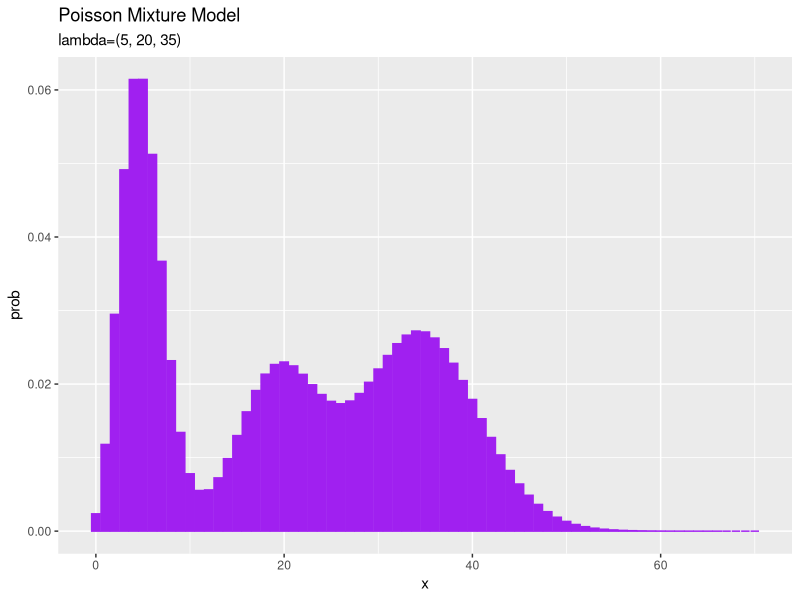
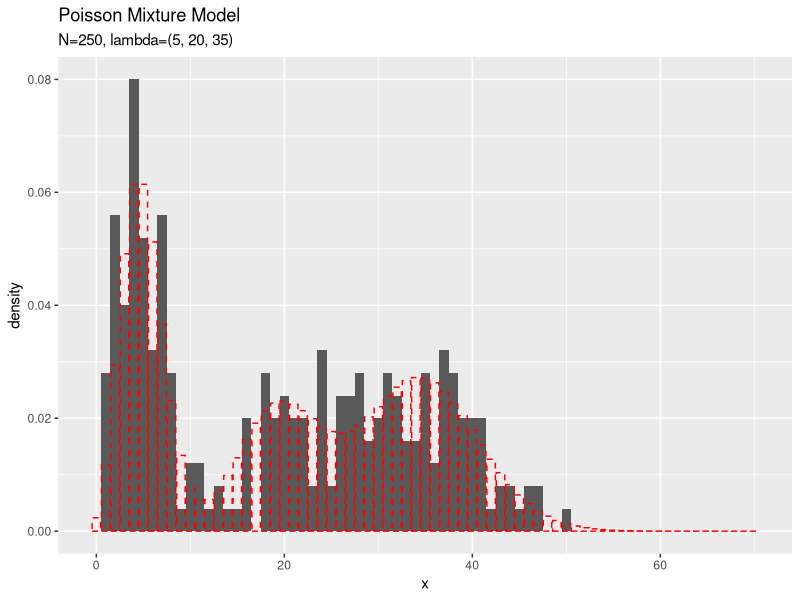
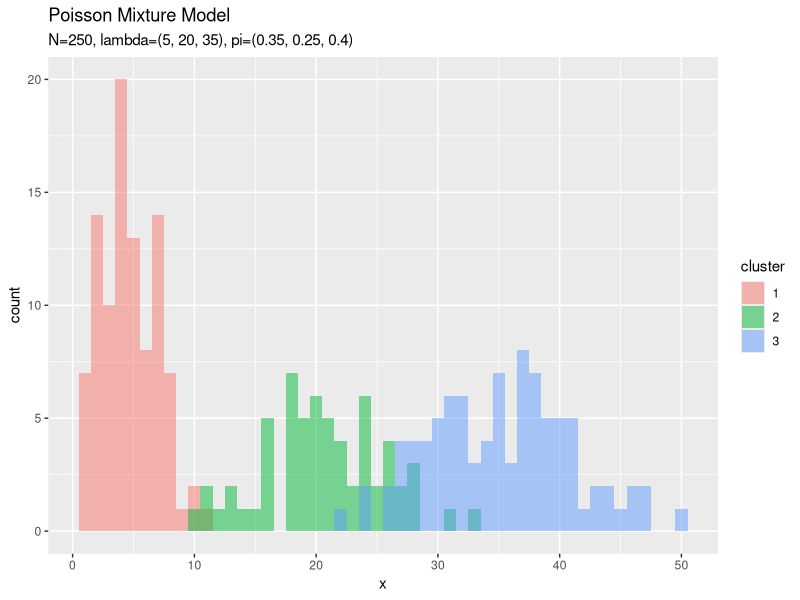
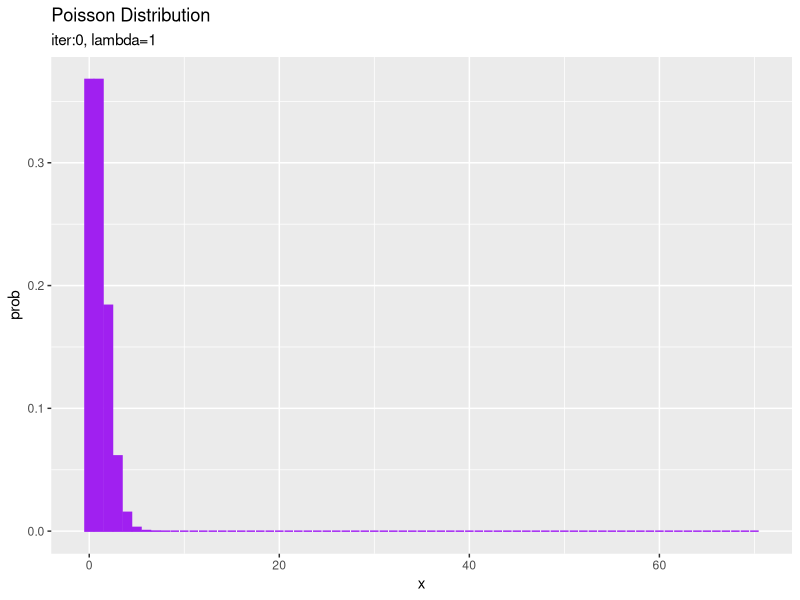
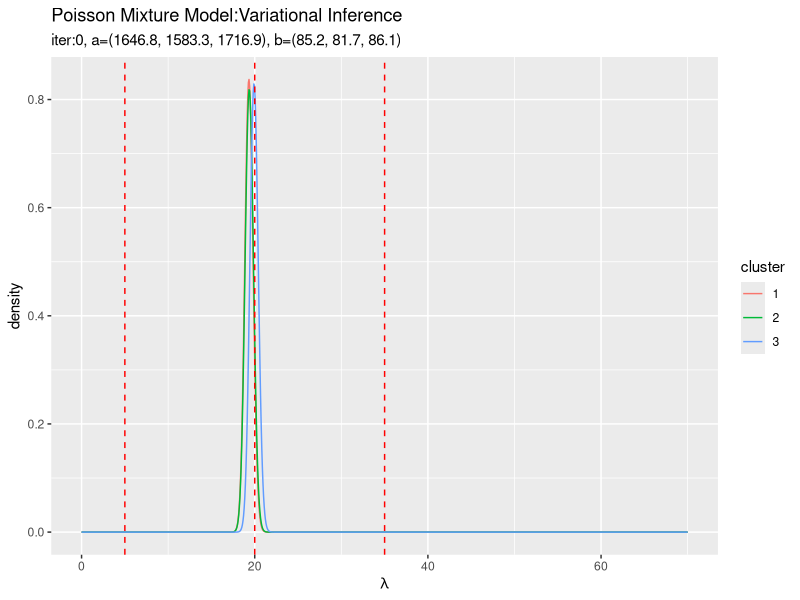
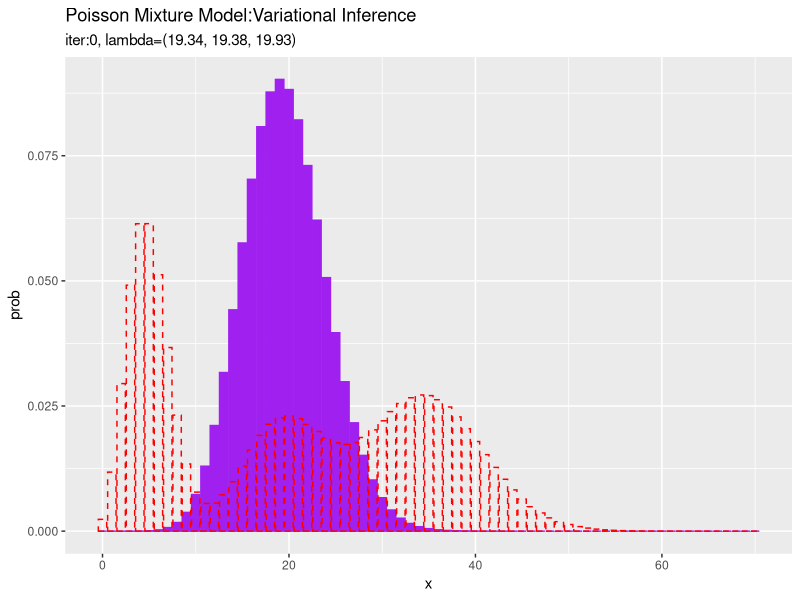
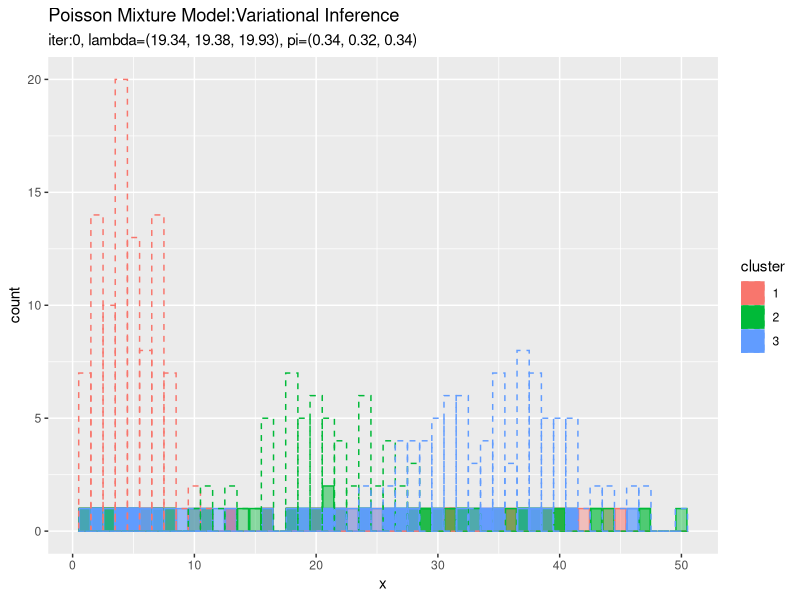
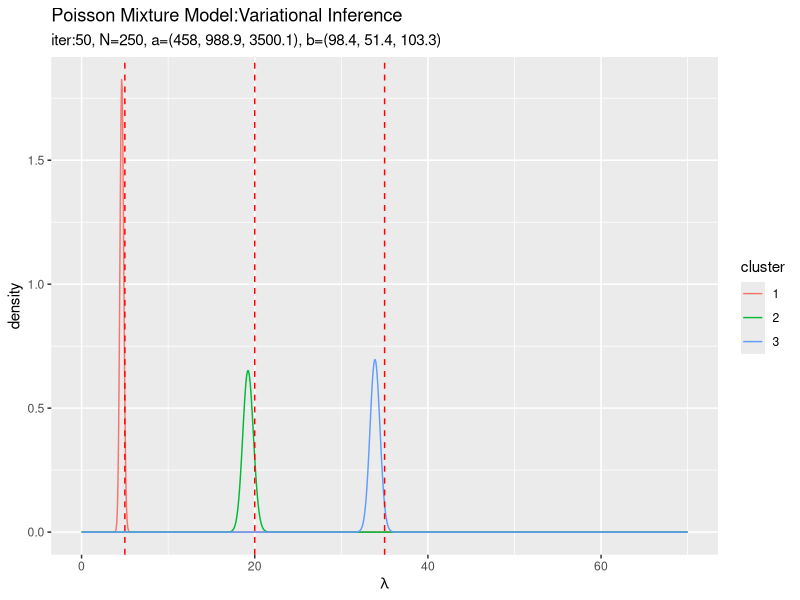

Write the R code that produced these figures, in order.

# 4.3.3 ポアソン混合モデルにおける推論：変分推論 -------------------------------------------------

# 4.4.3項で利用するパッケージ
library(tidyverse)
library(gganimate)


### 観測モデル(ポアソン混合分布)の設定 -----

# 真のパラメータを指定
lambda_truth_k <- c(5, 20, 35)

# 真の混合比率を指定
pi_truth_k <- c(0.35, 0.25, 0.4)

# クラスタ数を取得
K <- length(lambda_truth_k)


# 作図用のxの点を作成
x_vec <- seq(0, 2 * max(lambda_truth_k))

# 観測モデルを計算
model_prob <- 0
for(k in 1:K) {
  # クラスタkの分布の確率を計算
  tmp_prob <- dpois(x = x_vec, lambda_truth_k[k])
  
  # K個の分布の加重平均を計算
  model_prob <- model_prob + tmp_prob * pi_truth_k[k]
}

# 観測モデルをデータフレームに格納
model_df <- tibble(
  x = x_vec, 
  prob = model_prob
)

# 観測モデルを作図
ggplot(model_df, aes(x = x, y = prob)) + 
  geom_bar(stat = "identity", position = "dodge", 
           fill = "purple", color = "purple") + # 真の分布
  labs(title = "Poisson Mixture Model", 
       subtitle = paste0("lambda=(", paste0(lambda_truth_k, collapse = ", "), ")"))


### 観測データの生成 -----

# (観測)データ数を指定
N <- 250

# クラスタを生成
s_truth_nk <- rmultinom(n =  N, size = 1, prob = pi_truth_k) %>% 
  t()

# クラスタ番号を抽出
s_truth_n <- which(t(s_truth_nk) == 1, arr.ind = TRUE) %>% 
  .[, "row"]

# (観測)データを生成
x_n <- rpois(n = N, lambda = apply(lambda_truth_k^t(s_truth_nk), 2, prod))
x_n <- rpois(n = N, lambda = lambda_truth_k[s_truth_n])

# 観測データを確認
summary(x_n)


# 観測データをデータフレームに格納
x_df <- tibble(
  x_n = x_n, 
  cluster = as.factor(s_truth_n)
)

# 観測データのヒストグラムを作成
ggplot() + 
  geom_histogram(data = x_df, aes(x = x_n, y = ..density..), binwidth = 1) + # 観測データ
  geom_bar(data = model_df, aes(x = x, y = prob), stat = "identity", position = "dodge", 
           alpha = 0, color = "red", linetype = "dashed") + # 真の分布
  labs(title = "Poisson Mixture Model", 
       subtitle = paste0("N=", N, ", lambda=(", paste0(lambda_truth_k, collapse = ", "), ")"), 
       x = "x")

# クラスタのヒストグラムを作成
ggplot() + 
  geom_histogram(data = x_df, aes(x = x_n, fill = cluster), binwidth = 1, 
                 position = "identity", alpha = 0.5) + # クラスタ
  labs(title = "Poisson Mixture Model", 
       subtitle = paste0("N=", N, 
                         ", lambda=(", paste0(lambda_truth_k, collapse = ", "), ")", 
                         ", pi=(", paste0(pi_truth_k, collapse = ", "), ")"), 
       x = "x")


### 事前分布(ガンマ分布とディリクレ分布)の設定 -----

# lambdaの事前分布のパラメータを指定
a <- 1
b <- 1

# piの事前分布のパラメータを指定
alpha_k <- rep(2, K)


# 事前分布の平均による分布をデータフレームに格納
E_prior_df <- tibble(
  x = x_vec, 
  prob = dpois(x = x_vec, a / b)
)

# 事前分布の平均による分布を作図
ggplot(E_prior_df, aes(x = x, y = prob)) + 
  geom_bar(stat = "identity", position = "dodge", 
           fill = "purple", color = "purple") + # 初期値による分布
  labs(title = "Poisson Distribution", 
       subtitle = paste0("iter:", 0, ", lambda=", round(a / b, 2)))


### 初期値の設定 -----

# クラスタの事後分布の期待値の初期値を生成
E_s_nk <- seq(0, 1, by = 0.01) %>% 
  sample(size = N * K, replace = TRUE) %>% 
  matrix(nrow = N, ncol = K)
E_s_nk <- E_s_nk / rowSums(E_s_nk) # 正規化

# 初期化によるlambdaの事後分布のパラメータを計算:式(4.55)
a_hat_k <- colSums(E_s_nk * x_n) + a
b_hat_k <- colSums(E_s_nk) + b

# 初期値によるpiのパラメータを計算:式(4.58)
alpha_hat_k <- colSums(E_s_nk) + alpha_k


# 初期値によるlambdaの近似事後分布をデータフレームに格納
init_lambda_df <- tibble()
for(k in 1:K) {
  # クラスタkの事後分布を計算
  tmp_init_df <- tibble(
    lambda = seq(0, 2 * max(lambda_truth_k), length.out = 1000), # 作図用のlambdaの点
    density = dgamma(x = lambda, shape = a_hat_k[k], rate = b_hat_k[k]), 
    cluster = as.factor(k)
  )
  
  # 結果を結合
  init_lambda_df <- rbind(init_lambda_df, tmp_init_df)
}

# 初期値によるlambdaの近似事後分布を作図
ggplot(init_lambda_df, aes(x = lambda, y = density, color = cluster)) + 
  geom_line() + # 初期値による事後分布
  geom_vline(xintercept = lambda_truth_k, color = "red", linetype = "dashed") + # 真の値
  labs(title = "Poisson Mixture Model:Variational Inference", 
       subtitle = paste0("iter:", 0, 
                         ", a=(", paste0(round(a_hat_k, 1), collapse = ", "), ")", 
                         ", b=(", paste0(round(b_hat_k, 1), collapse = ", "), ")"), 
       x = expression(lambda))


# 初期値による混合分布を計算
init_prob <- 0
for(k in 1:K) {
  # クラスタkの分布の確率を計算
  tmp_prob <- dpois(x = x_vec, a_hat_k[k] / b_hat_k[k])
  
  # K個の分布の加重平均を計算
  init_prob <- init_prob + tmp_prob * alpha_hat_k[k] / sum(alpha_hat_k)
}

# 初期値による分布をデータフレームに格納
init_df <- tibble(
  x = x_vec, 
  prob = init_prob
)

# 初期値による分布を作図
ggplot() + 
  geom_bar(data = init_df, aes(x = x, y = prob), stat = "identity", position = "dodge", 
           fill = "purple", color = "purple") + # 初期値による分布
  geom_bar(data = model_df, aes(x = x, y = prob), stat = "identity", position = "dodge", 
           alpha = 0, color = "red", linetype = "dashed") + # 真の分布
  labs(title = "Poisson Mixture Model:Variational Inference", 
       subtitle = paste0("iter:", 0, 
                         ", lambda=(", paste0(round(a_hat_k / b_hat_k, 2), collapse = ", "), ")"))


# クラスタの初期値をデータフレームに格納
cluster_df <- tibble(
  x = x_n, 
  cluster = max.col(E_s_nk) %>% 
    as.factor(), 
  prob = E_s_nk[cbind(1:N, max.col(E_s_nk))]
) %>% 
  dplyr::group_by(x, cluster, prob) %>% 
  dplyr::summarise(count = dplyr::n())

# クラスタの初期値のヒストグラムを作成
ggplot() + 
  geom_bar(data = cluster_df, aes(x = x, y = count, fill = cluster, color = cluster), stat = "identity", position = "identity", 
           alpha = cluster_df[["prob"]]) + # クラスタの初期値
  geom_histogram(data = x_df, aes(x = x_n, color = cluster), binwidth = 1, position = "identity",
                 alpha = 0, linetype = "dashed") + # 真のクラスタ
  labs(title = "Poisson Mixture Model:Variational Inference", 
       subtitle = paste0("iter:", 0, 
                         ", lambda=(", paste0(round(a_hat_k / b_hat_k, 2), collapse = ", "), ")", 
                         ", pi=(", paste0(round(alpha_hat_k / sum(alpha_hat_k), 2), collapse = ", "), ")"), 
       x = "x")


### 推論処理 -----

# 試行回数を指定
MaxIter <- 50

# 変数を作成
eta_nk <- matrix(0, nrow = N, ncol = K)

# 推移の確認用の受け皿を作成
trace_E_s_ink <- array(0, dim = c(MaxIter + 1, N, K))
trace_a_ik <- matrix(0, nrow = MaxIter + 1, ncol = K)
trace_b_ik <- matrix(0, nrow = MaxIter + 1, ncol = K)
trace_alpha_ik <- matrix(0, nrow = MaxIter + 1, ncol = K)

# 初期値を記録
trace_E_s_ink[1, , ] <- E_s_nk
trace_a_ik[1, ] <- rep(a, K)
trace_b_ik[1, ] <- rep(a, K)
trace_alpha_ik[1, ] <- alpha_k

# 変分推論
for(i in 1:MaxIter) {
  for(n in 1:N) {
    
    # 潜在変数の事後分布のパラメータの各項を計算:式(4.60-4.62)
    E_lmd_k <- a_hat_k / b_hat_k
    E_ln_lmd_k <- digamma(a_hat_k) - log(b_hat_k)
    E_ln_pi_k <- digamma(alpha_hat_k) - digamma(sum(alpha_hat_k))
    
    # 潜在変数の事後分布のパラメータを計算:式(4.51)
    tmp_eta_k <- exp(x_n[n] * E_ln_lmd_k - E_lmd_k + E_ln_pi_k)
    eta_nk[n, ] <- tmp_eta_k / sum(tmp_eta_k) # 正規化
    
    # 潜在変数の事後分布の期待値を計算:式(4.59)
    E_s_nk[n, ] <- eta_nk[n, ]
  }
  
  # lambdaの事後分布のパラメータを計算:式(4.55)
  a_hat_k <- colSums(E_s_nk * x_n) + a
  b_hat_k <- colSums(E_s_nk) + b
  
  # piのパラメータを計算:式(4.58)
  alpha_hat_k <- colSums(E_s_nk) + alpha_k
  
  # i回目の結果を記録
  trace_E_s_ink[i + 1, , ] <- E_s_nk
  trace_a_ik[i + 1, ] <- a_hat_k
  trace_b_ik[i + 1, ] <- b_hat_k
  trace_alpha_ik[i + 1, ] <- alpha_hat_k
  
  # 動作確認
  print(paste0(i, ' (', round(i / MaxIter * 100, 1), '%)'))
}


### パラメータの近似事後分布の確認 -----

# lambdaの近似事後分布をデータフレームに格納
posterior_lambda_df <- tibble()
for(k in 1:K) {
  # クラスタkの事後分布を計算
  tmp_posterior_df <- tibble(
    lambda = seq(0, 2 * max(lambda_truth_k), length.out = 1000), # 作図用のlambdaの点
    density = dgamma(x = lambda, shape = a_hat_k[k], rate = b_hat_k[k]), 
    cluster = as.factor(k)
  )
  
  # 結果を結合
  posterior_lambda_df <- rbind(posterior_lambda_df, tmp_posterior_df)
}

# lambdaの近似事後分布を作図
ggplot(posterior_lambda_df, aes(x = lambda, y = density, color = cluster)) + 
  geom_line() + # lambdaの事後分布
  geom_vline(xintercept = lambda_truth_k, color = "red", linetype = "dashed") + # 真の値
  labs(title = "Poisson Mixture Model:Variational Inference", 
       subtitle = paste0("iter:", MaxIter, ", N=", N, 
                         ", a=(", paste0(round(a_hat_k, 1), collapse = ", "), ")", 
                         ", b=(", paste0(round(b_hat_k, 1), collapse = ", "), ")"), 
       x = expression(lambda))


### 最後の推定値の確認 -----

# 最後の推定値による混合分布を計算
res_prob <- 0
for(k in 1:K) {
  # クラスタkの分布の確率を計算
  tmp_prob <- dpois(x = x_vec, a_hat_k[k] / b_hat_k[k])
  
  # K個の分布の加重平均を計算
  res_prob <- res_prob + tmp_prob * alpha_hat_k[k] / sum(alpha_hat_k)
}

# 最後のサンプルによる分布をデータフレームに格納
res_df <- tibble(
  x = x_vec, 
  prob = res_prob
)

# 最後の推定値による分布を作図
ggplot() + 
  geom_bar(data = res_df, aes(x = x, y = prob), stat = "identity", position = "dodge", 
           fill = "purple", color = "purple") + # 最後の推定値による分布
  geom_bar(data = model_df, aes(x = x, y = prob), stat = "identity", position = "dodge", 
           alpha = 0, color = "red", linetype = "dashed") + # 真の分布
  labs(title = "Poisson Mixture Model:Variational Inference", 
       subtitle = paste0("iter:", MaxIter, ", N=", N, 
                         ", lambda=(", paste0(round(a_hat_k / b_hat_k, 2), collapse = ", "), ")"))


# 最後のクラスタをデータフレームに格納
cluster_df <- tibble(
  x = x_n, 
  cluster = max.col(E_s_nk) %>% 
    as.factor(), 
  prob = E_s_nk[cbind(1:N, max.col(E_s_nk))]
) %>% 
  dplyr::group_by(x, cluster, prob) %>% 
  dplyr::summarise(count = dplyr::n())

# 最後のクラスタのヒストグラムを作成
ggplot() + 
  geom_bar(data = cluster_df, aes(x = x, y = count, fill = cluster, color = cluster), stat = "identity", position = "identity", 
           alpha = cluster_df[["prob"]]) + # 最後のクラスタ
  geom_histogram(data = x_df, aes(x = x_n, color = cluster), binwidth = 1, position = "identity",
                 alpha = 0, linetype = "dashed") + # 真のクラスタ
  labs(title = "Poisson Mixture Model:Variational Inference", 
       subtitle = paste0("iter:", MaxIter, ", N=", N, 
                         ", lambda=(", paste0(round(a_hat_k / b_hat_k, 2), collapse = ", "), ")", 
                         ", pi=(", paste0(round(alpha_hat_k / sum(alpha_hat_k), 2), collapse = ", "), ")"), 
       x = "x")


### 超パラメータの推移の確認 -----

# aの推移をデータフレームに格納
trace_a_df <- dplyr::as_tibble(trace_a_ik) %>% # データフレームに変換
  cbind(iteration = 0:MaxIter) %>% # 試行回数の列を追加
  tidyr::pivot_longer(
    cols = -iteration, # 変換しない列
    names_to = "cluster", # 現列名を格納する列名
    names_prefix = "V", # 現列名の頭から取り除く文字列
    names_ptypes = list(cluster = factor()), # 現列名を値とする際の型
    values_to = "value" # 現セルを格納する列名
  ) # 縦持ちに変換

# aの推移を作図
ggplot(trace_a_df, aes(x = iteration, y = value, color = cluster)) + 
  geom_line() + 
  labs(title = "Gibbs Sampling", 
       subtitle = expression(hat(bold(a))))


# bの推移をデータフレームに格納
trace_a_df <- dplyr::as_tibble(trace_b_ik) %>% # データフレームに変換
  cbind(iteration = 0:MaxIter) %>% # 試行回数の列を追加
  tidyr::pivot_longer(
    cols = -iteration, # 変換しない列
    names_to = "cluster", # 現列名を格納する列名
    names_prefix = "V", # 現列名の頭から取り除く文字列
    names_ptypes = list(cluster = factor()), # 現列名を値とする際の型
    values_to = "value" # 現セルを格納する列名
  ) # 縦持ちに変換

# bの推移を作図
ggplot(trace_a_df, aes(x = iteration, y = value, color = cluster)) + 
  geom_line() + 
  labs(title = "Gibbs Sampling", 
       subtitle = expression(hat(bold(b))))


# alphaの推移を作図
trace_alpha_df <- dplyr::as_tibble(trace_alpha_ik) %>% # データフレームに変換
  cbind(iteration = 0:MaxIter) %>% # 試行回数の列を追加
  tidyr::pivot_longer(
    cols = -iteration, # 変換しない列
    names_to = "cluster", # 現列名を格納する列名
    names_prefix = "V", # 現列名の頭から取り除く文字列
    names_ptypes = list(cluster = factor()), # 現列名を値とする際の型
    values_to = "value" # 現セルを格納する列名
  ) # 縦持ちに変換

# alphaの推移を作図
ggplot(trace_alpha_df, aes(x = iteration, y = value, color = cluster)) + 
  geom_line() + 
  labs(title = "Gibbs Sampling", 
       subtitle = expression(hat(alpha)))


# ・アニメーションによる確認 ----------------------------------------------------------

# 追加パッケージ
library(gganimate)


### 近似事後分布の推移の確認 -----

# 作図用のlambdaの点を作成
lambda_vec <- seq(0, 2 * max(lambda_truth_k), length.out = 1000)

# 作図用のデータフレームを作成
trace_posterior_lambda_df <- tibble()
for(i in 1:(MaxIter + 1)) {
  for(k in 1:K) {
    # クラスタkの事後分布を計算
    tmp_posterior_df <- tibble(
      lambda = lambda_vec, 
      density = dgamma(x = lambda, shape = trace_a_ik[i, k], rate = trace_b_ik[i, k]), 
      cluster = as.factor(k), 
      label = paste0(
        "iter:", i - 1, ", N=", N, 
        ", a=(", paste0(round(trace_a_ik[i, ], 1), collapse = ", "), ")", 
        ", b=(", paste0(round(trace_b_ik[i, ], 1), collapse = ", "), ")"
      ) %>% 
        as.factor()
    )
    
    # 結果を結合
    trace_posterior_lambda_df <- rbind(trace_posterior_lambda_df, tmp_posterior_df)
  }
  
  # 動作確認
  print(paste0((i - 1), ' (', round((i - 1) / MaxIter * 100, 1), '%)'))
}

# lambdaの事後分布を作図
trace_graph <- ggplot() + 
  geom_line(data = trace_posterior_lambda_df, aes(x = lambda, y = density, color = cluster)) + # lambdaの事後分布
  geom_vline(xintercept = lambda_truth_k, color = "red", linetype = "dashed") + # 真の値
  gganimate::transition_manual(label) + # フレーム
  labs(title = "Poisson mixture model:Variational Inference", 
       subtitle = "{current_frame}", 
       x = expression(lambda))

# gif画像を作成
gganimate::animate(trace_graph, nframes = MaxIter + 1, fps = 10)


### サンプルの推移の確認 -----

# 作図用のデータフレームを作成
trace_model_df <- tibble()
trace_cluster_df <- tibble()
for(i in 1:(MaxIter + 1)) {
  # i回目の混合分布を計算
  res_prob <- 0
  for(k in 1:K) {
    # クラスタkの分布の確率を計算
    tmp_prob <- dpois(x = x_vec, trace_a_ik[i, k] / trace_b_ik[i, k])
    
    # K個の分布の加重平均を計算
    res_prob <- res_prob + tmp_prob * trace_alpha_ik[i, k] / sum(trace_alpha_ik[i, ])
  }
  
  # i回目のサンプルによる分布をデータフレームに格納
  res_df <- tibble(
    x = x_vec, 
    prob = res_prob, 
    label = paste0(
      "iter:", i - 1, ", N=", N, 
      ", E[lambda]=(", paste0(round(trace_a_ik[i, ] / trace_b_ik[i, ], 2), collapse = ", "), ")"
    ) %>% 
      as.factor()
  )
  
  # i回目のクラスタをデータフレームに格納
  cluster_df <- tibble(
    x = x_n, 
    cluster = max.col(trace_E_s_ink[i, , ]) %>% 
      as.factor(), 
    prob = E_s_nk[cbind(1:N, max.col(trace_E_s_ink[i, , ]))], 
    label = paste0(
      "iter=", i - 1, ", N=", N, 
      ", E[lambda]=(", paste0(round(trace_a_ik[i, ] / trace_b_ik[i, ], 2), collapse = ", "), ")", 
      ", E[pi]=(", paste0(round(trace_alpha_ik[i, ] / sum(trace_alpha_ik[i, ]), 2), collapse = ", "), ")"
    ) %>% 
      as.factor()
  ) %>% 
    dplyr::group_by(x, cluster, prob, label) %>% 
    dplyr::summarise(count = dplyr::n())
  
  # i回目の結果を結合
  trace_model_df <- rbind(trace_model_df, res_df)
  trace_cluster_df <- rbind(trace_cluster_df, cluster_df)
  
  # 動作確認
  print(paste0((i - 1), ' (', round((i - 1) / MaxIter * 100, 1), '%)'))
}

# アニメーション用に複製
rep_model_df <- tibble(
  x = rep(model_df[["x"]], times = MaxIter + 1), 
  prob = rep(model_df[["prob"]], times = MaxIter + 1), 
  label = trace_model_df[["label"]]
)

# 分布の推移を作図
trace_graph <- ggplot() + 
  geom_bar(data = trace_model_df, aes(x = x, y = prob), stat = "identity", 
           fill = "purple") + # 推定した分布
  geom_bar(data = rep_model_df, aes(x = x, y = prob), stat = "identity", 
           alpha = 0, color = "red", linetype = "dashed") + # 真の分布
  gganimate::transition_manual(label) + # フレーム
  labs(title = "Poisson Mixture Model:Variational Inference", 
       subtitle = "{current_frame}")

# gif画像を作成
gganimate::animate(trace_graph, nframes = MaxIter + 1, fps = 10)


# アニメーション用に複製
rep_x_df <- tibble(
  x_n = rep(x_n, times = MaxIter + 1), 
  cluster = rep(as.factor(s_truth_n), times = MaxIter + 1), 
  label = unique(trace_cluster_df[["label"]]) %>% 
    rep(each = N)
)

# クラスタの推移を作図
trace_graph <- ggplot() + 
  geom_bar(data = trace_cluster_df, aes(x = x, y = count, color = cluster, fill = cluster), stat = "identity", position = "identity", 
           alpha = trace_cluster_df[["prob"]]) + # 推定したクラスタ
  geom_histogram(data = rep_x_df, aes(x = x_n, color = cluster), 
                 binwidth = 1, position = "identity",
                 alpha = 0, linetype = "dashed") + # 真のクラスタ
  gganimate::transition_manual(label) + # フレーム
  labs(title = "Poisson Mixture Model:Variational Inference", 
       subtitle = "{current_frame}", 
       x = "x")

# gif画像を作成
gganimate::animate(trace_graph, nframes = MaxIter + 1, fps = 10)
